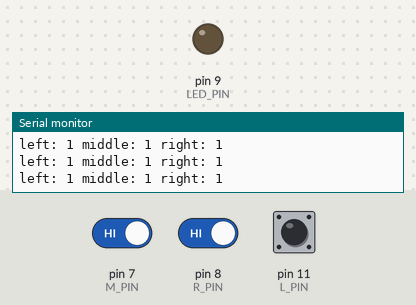
The sketch below on a simulated Arduino Uno, built with avr-gcc and run on an emulated ATmega328P. Shown: output pins drawn as LEDs (lit = HIGH), the last lines printed to the serial monitor. The inputs (shaded band) are chosen by the test bench; at power-on: pin 7 (M_PIN) HIGH, pin 8 (R_PIN) HIGH, pin 11 (L_PIN) HIGH.

Above: at 1.2 s.
1.3 s: pin 7 (M_PIN) driven LOW
At 1.9 s:
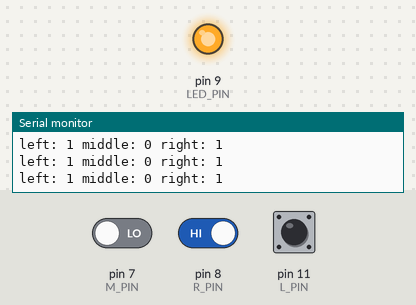
2.8 s: pin 7 (M_PIN) driven HIGH
At 3.6 s:
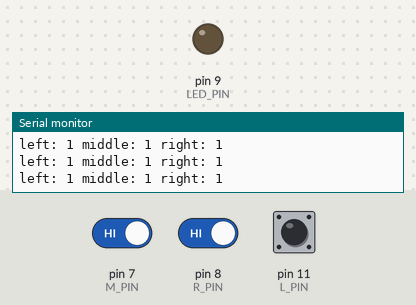
5.8 s: pin 8 (R_PIN) driven LOW
At 7.0 s:
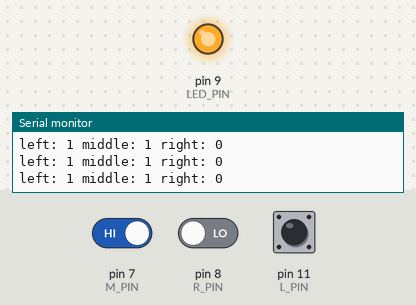
Timing chart, 0 to 8.8 s (numbered marks = the images above; inputs shaded):
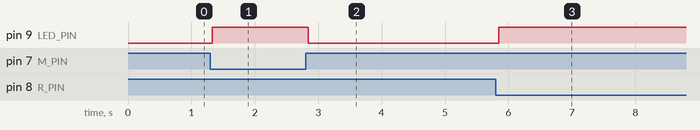

The sketch:

4_2.ino
```cpp
/*
  keyes 4WD 多功能智能车
  课程 04.2
  线路跟踪传感器
  http://www.keyes-robot.com
*/

#define L_PIN 11      // 左侧线路跟踪传感器引脚
#define M_PIN 7       // 中间线路跟踪传感器引脚
#define R_PIN 8       // 右侧线路跟踪传感器引脚
#define LED_PIN 9     // LED 灯引脚

int valL, valM, valR;  // 三个传感器的变量值

/* 功能：初始化串口和引脚模式 */
void setup() {
  Serial.begin(9600);           // 初始化串口通信，波特率 9600
  pinMode(L_PIN, INPUT);        // 设置左传感器引脚为输入
  pinMode(M_PIN, INPUT);        // 设置中间传感器引脚为输入
  pinMode(R_PIN, INPUT);        // 设置右传感器引脚为输入
  pinMode(LED_PIN, OUTPUT);     // 设置 LED 引脚为输出
}

/* 功能：读取传感器值，输出串口信息，并控制 LED 灯 */
void loop() {
  valL = digitalRead(L_PIN);    // 读取左传感器值
  valM = digitalRead(M_PIN);    // 读取中间传感器值
  valR = digitalRead(R_PIN);    // 读取右传感器值

  Serial.print("left: ");       // 输出左传感器值
  Serial.print(valL);
  Serial.print(" middle: ");    // 输出中间传感器值
  Serial.print(valM);
  Serial.print(" right: ");     // 输出右传感器值
  Serial.println(valR);

  if (valL == LOW || valM == LOW || valR == LOW) {  // 任一传感器检测到信号
    digitalWrite(LED_PIN, HIGH);  // LED 灯灭
  } else {
    digitalWrite(LED_PIN, LOW);   // LED 灯亮
  }
}
```

Measured:
- after the input at 1.3 s, pin 9 (LED_PIN): LOW → HIGH at once
- after the input at 2.8 s, pin 9 (LED_PIN): HIGH → LOW at once
- after the input at 5.8 s, pin 9 (LED_PIN): LOW → HIGH at once
